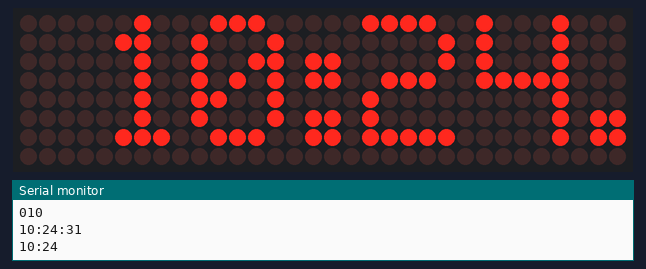
Recording of a sketch running on a simulated ESP8266 (NodeMCU). On the bench: 32×8 LED matrix, the last lines printed to the serial monitor. WiFi joins after 1.5 s; servers stay silent unless stated; network time is answered at once with the bench clock; the local clock reads 2024-03-15 10:24:30 at power-on unless the sketch sets it.

Above: at 1.6 s.
At 20.6 s:
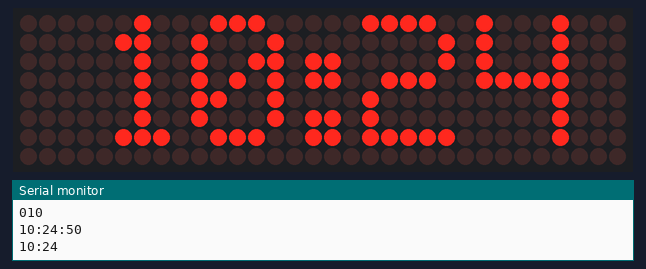
At 31.6 s:
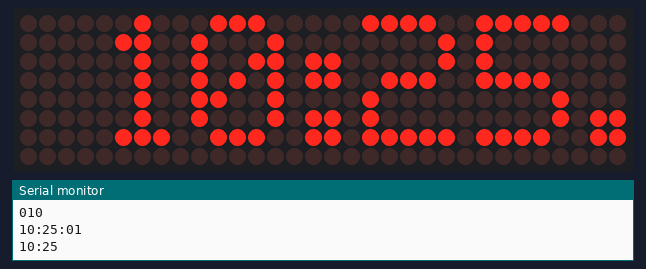
At 38.6 s:
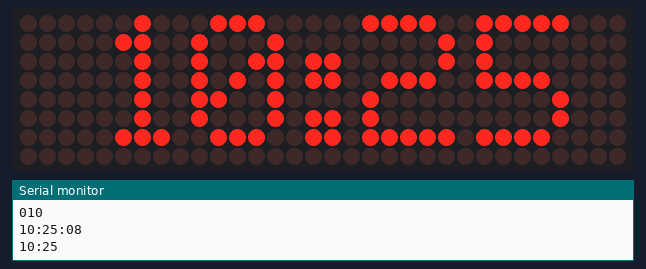

The sketch:

time_hr_mm.ino
```cpp
#include <NTPClient.h>
#include <ESP8266WiFi.h>
#include <WiFiUdp.h>
#include <SoftwareSerial.h>
#include <MD_Parola.h>
#include <MD_MAX72xx.h>
#include <SPI.h>
const char *ssid = "Xiaomi_6AD6";
const char *password = "10683524";

int potpin = A0;
int val;
#define HARDWARE_TYPE MD_MAX72XX::FC16_HW
SoftwareSerial NodeMCU(D2, D3);  // RX | TX

const long offsetTime = 25200;  // หน่วยเป็นวินาที จะได้ 7*60*60 = 25200

#define MAX_DEVICES 4
#define CLK_PIN D5   // or SCK
#define DATA_PIN D7  // or MOSI
#define CS_PIN D4    // or SS // you can set it to any pin


WiFiUDP ntpUDP;
NTPClient timeClient(ntpUDP, "pool.ntp.org", offsetTime);

MD_Parola Display = MD_Parola(HARDWARE_TYPE, CS_PIN, MAX_DEVICES);

int hourNow, minuteNow, secondNow;

void setup() {
  // เริ่มใช้งาน Serial
  pinMode(D2, INPUT);
  pinMode(D3, OUTPUT);
  Serial.begin(9600);   // Hardware Serial ที่แสดงออกหน้าจอ Serial Monitor
  NodeMCU.begin(9600);  // Software Serial ที่ NodeMCU ใช้สื่อสากับ Arduino Uno
                        // เขื่อมต่อกับ WiFi
  WiFi.begin(ssid, password);
  while (WiFi.status() != WL_CONNECTED) {
    delay(500);
    Serial.print(".");
    Serial.println(WiFi.status());
  }
  timeClient.begin();
  Display.begin();
  Display.setIntensity(3);
  Display.displayClear();
}


void loop() {

  String minuteNowTxt = "";
  String hourNowTxt = "";

  timeClient.update();
  secondNow = timeClient.getSeconds();
  minuteNow = timeClient.getMinutes();
  hourNow = timeClient.getHours();

  // val = analogRead(potpin);         // อ่านค่า Analog ขาA0 เก็บไว้ในตัวแปร Val
  // val = map(val, 0, 1023, 0, 15);  // แปลงค่า ระหว่าง 0-1023 เป็น 0-180
  // Serial.print("val = ");           // พิมพ์ข้อมความส่งเข้าคอมพิวเตอร์ "val = "
  // Serial.println(val);              // พิมพ์ค่าของตัวแปร val

  // Display.setIntensity(val);
  // NodeMCU.println(timeClient.getFormattedTime()); // ส่งเลข 1 ไปให้ Arduino Uno และจบค่าที่ส่งด้วย \n

  // String time = String(hourNow) + " : " + String(minuteNow) + " : " + String(secondNow);
  // Serial.println(timeClient.getFormattedTime());
  // แสดงผลทาง Serial monitor รูปแบบ hh:mm:ss หากตัวไหนมีหลักเดียวให้เติม 0 ด้านหน้า ให้ครบ 2 หลักเสมอ
  if (hourNow < 10) {
    (Serial.print("0"));
    hourNowTxt = "0" + String(hourNow);
  } else {

    hourNowTxt = String(hourNow);
    (Serial.println("0" + String(hourNow)));
  }
  Serial.print(hourNow);
  // NodeMCU.println(1);
  Serial.print(":");
  if (minuteNow < 10) {
    (Serial.print("0"));
    minuteNowTxt = "0" + String(minuteNow);
  } else {

    minuteNowTxt = String(minuteNow);
  }
  Serial.print(minuteNow);
  // NodeMCU.println(1);
  Serial.print(":");
  if (secondNow < 10) (Serial.print("0"));
  Serial.print(secondNow);
  // NodeMCU.println(0);
  Serial.println();
  // หน่วงเวลา 1 วินาที
  Display.setTextAlignment(PA_RIGHT);
  if ((secondNow % 2) == 0) {
    Display.print(" " + hourNowTxt + ":" + minuteNowTxt + " ");
    Serial.println(hourNowTxt + ":" + minuteNowTxt);
  } else {

    Display.print(" " + hourNowTxt + ":" + minuteNowTxt + ".");
    Serial.println(hourNowTxt + ":" + minuteNowTxt);
  }
  delay(1000);
}
```

Measured:
- what the display in image 0 shows lasts 1.0 s, from 1.5 s to 2.5 s
